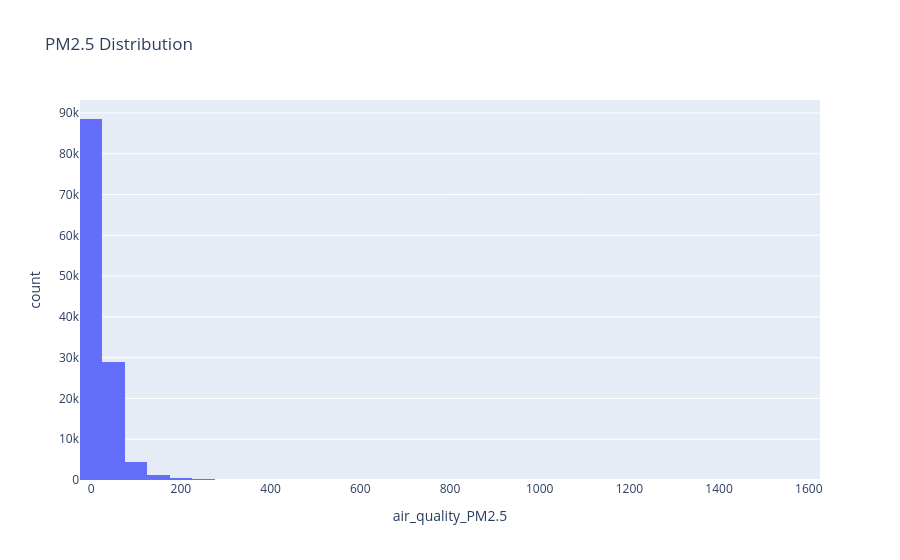

The code cell stored with this chart in its notebook:
### Code cell
#Air Quality Distribution
px.histogram(df,
             x='air_quality_PM2.5',
             nbins=60,
             title='PM2.5 Distribution')

### Figure 1 — Plotly figure (JSON) as saved in the notebook; plotly's stock layout.template omitted (floating-point values rounded to 4 significant figures; data arrays with more than 128 entries replaced by an {"elided": "..."} marker saying what was removed)
{"data": [{"bingroup": "x", "hovertemplate": "air_quality_PM2.5=%{x}<br>count=%{y}<extra></extra>", "legendgroup": "", "marker": {"color": "#636efa", "pattern": {"shape": ""}}, "name": "", "nbinsx": 60, "orientation": "v", "showlegend": false, "type": "histogram", "x": {"elided": "124331 float values"}, "xaxis": "x", "yaxis": "y"}], "layout": {"barmode": "relative", "legend": {"tracegroupgap": 0}, "title": {"text": "PM2.5 Distribution"}, "xaxis": {"anchor": "y", "domain": [0, 1], "title": {"text": "air_quality_PM2.5"}}, "yaxis": {"anchor": "x", "domain": [0, 1], "title": {"text": "count"}}}}
